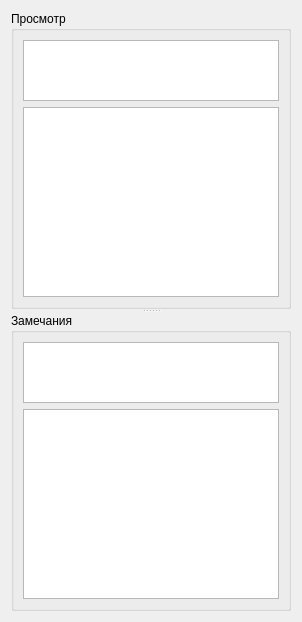
          <widget class="QWidget" name="tab_18">
           <attribute name="title">
            <string>Проекты</string>
           </attribute>
           <layout class="QVBoxLayout" name="verticalLayout_30">
            <item>
             <widget class="QSplitter" name="splitter_2">
              <property name="orientation">
               <enum>Qt::Vertical</enum>
              </property>
              <widget class="QGroupBox" name="groupBox_4">
               <property name="title">
                <string>Просмотр</string>
               </property>
               <layout class="QVBoxLayout" name="verticalLayout_29">
                <item>
                 <widget class="QTableWidget" name="tbl_selector_proj_view_filtr">
                  <property name="maximumSize">
                   <size>
                    <width>16777215</width>
                    <height>61</height>
                   </size>
                  </property>
                 </widget>
                </item>
                <item>
                 <widget class="QTableWidget" name="tbl_selector_proj_view"/>
                </item>
               </layout>
              </widget>
              <widget class="QGroupBox" name="groupBox_5">
               <property name="title">
                <string>Замечания</string>
               </property>
               <layout class="QVBoxLayout" name="verticalLayout_28">
                <item>
                 <widget class="QTableWidget" name="tbl_selector_proj_view_zamech_filtr">
                  <property name="maximumSize">
                   <size>
                    <width>16777215</width>
                    <height>61</height>
                   </size>
                  </property>
                 </widget>
                </item>
                <item>
                 <widget class="QTableWidget" name="tbl_selector_proj_view_zamech"/>
                </item>
               </layout>
              </widget>
             </widget>
            </item>
           </layout>
          </widget>
